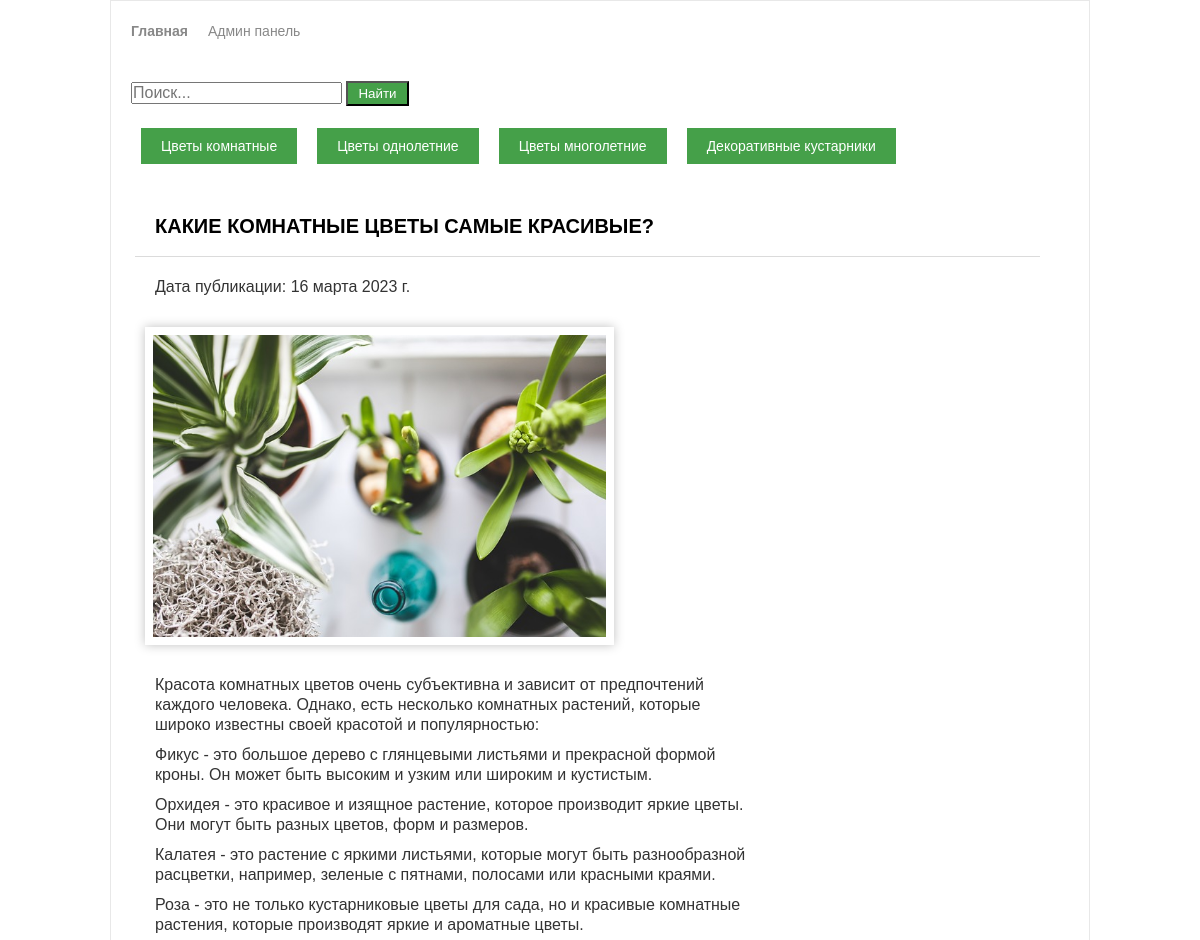
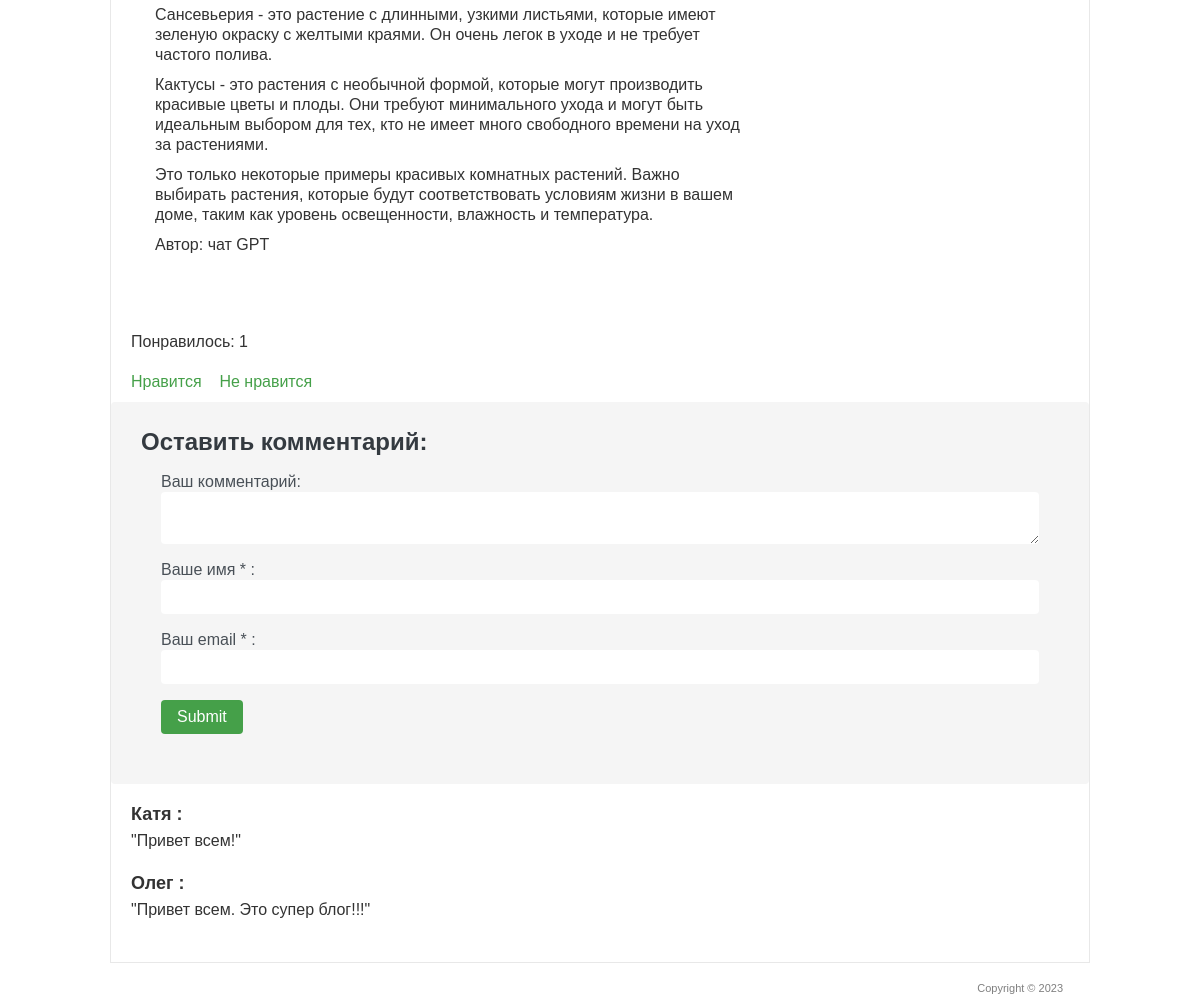
Screenshot of /3/ with the database file from the repository (2 pictures, top to bottom).
### blog/models.py (models this page shows, shortened)
class Post(models.Model):
    TOPIC_TYPES = [
        (1, 'Цветы комнатные'),
        (2, 'Цветы однолетние'),
        (3, 'Цветы многолетние'),
        (4, 'Декоративные кустарники'),
    ]
    title = models.CharField('Название статьи', max_length=150)
    text = models.TextField('Текст статьи')
    author = models.CharField('Автор', max_length=100)
    data = models.DateField('Дата публикации')
    img = models.ImageField('Изображение', upload_to='image/%Y')
    type = models.IntegerField(choices=TOPIC_TYPES)
    class Meta:
        verbose_name = 'Статья'
        verbose_name_plural = 'Статьи сайта'

class Comments(models.Model):
    email = models.EmailField()
    name = models.CharField('Имя', max_length=50)
    text_comment = models.TextField('Текст комментария', max_length=1500)
    post = models.ForeignKey(Post, verbose_name='Статья', on_delete=models.CASCADE)
    class Meta:
        ordering = ['-id']
        verbose_name = 'Комментарий'
        verbose_name_plural = 'Комментарии'

### blog/views.py (the view)
# urls.py: path('<int:art_id>/', PostSingle.as_view()),
class PostSingle(View):
    def get(self, request, art_id):
        post = Post.objects.get(id=art_id)
        return render(request, 'blog/single.html', {'post': post})

### templates/blog/single.html (shortened to what this page needs)
<!DOCTYPE>
{% load static %}
<html >
<head>
	<link rel="stylesheet" href="{% static 'css/style.css' %}" type="text/css" media="all" />
</head>
<body>
<div class="shell">
	<div class="border">
		<div id="navigation_adm">
			<ul>
			    <li><a href="/" class="active">Главная</a></li>
			    <li><a href="/admin">Админ панель</a></li>
			</ul>
		</div>
<form action="{% url 'search_results' %}" method="get">
  <input type="text" name="q" placeholder="Поиск..." value="{{ query }}">
  <button type="submit">Найти</button>
</form>
        <div id="navigation">
			<ul>
			    <li><a href="/filter/?type=1">Цветы комнатные</a></li>
			    <li><a href="/filter/?type=2">Цветы однолетние</a></li>
                <li><a href="/filter/?type=3">Цветы многолетние</a></li>
			    <li><a href="/filter/?type=4">Декоративные кустарники</a></li>
			</ul>
		</div>
		<div id="main">
			<div id="content" class="left">
				<div class="projects">
					<h1>{{ post.title }}</h1>
                    <p class="data">Дата публикации: {{ post.data }}</p>
                   <p>
                       <img src="{{ post.img.url }}" width="50%" alt="" />
                   </p>
					<div class="item">
						<div class="text left">
							<article>{{ post.text|safe }}</article>
							<p>Автор: {{ post.author }}</p>
						</div>
					</div>
				</div>
			</div>
		</div>
        <div class="like">
            <br>
            <p>Понравилось: {{ post.likes_set.all.count }}</p>
            <br>
            <a href="{% url 'add_like' post.id %}">Нравится</a>&nbsp; &nbsp;
            <a href="{% url 'del_like' post.id %}">Не нравится</a>
        </div>
        <div class="form_comments">
            <h3>Оставить комментарий:</h3>
            <div>
                <form action="{% url 'add_comments' post.id %}" method="post">
                    <div>
                        <label>Ваш комментарий:</label>
                        <textarea name="text_comment"></textarea>
                    </div>
                    <div>
                        <label>Ваше имя * :</label>
                        <input name="name" type="text">
                    </div>
                    <div>
                        <label>Ваш email * :</label>
                        <input name="email" type="email">
                    </div>
                    <div>
                        <input type="submit">
                    </div>
                </form>
            </div>
        </div>
        <div class="comments">
            {% for comment in post.comments_set.all %}
                <h4>{{ comment.name }} : </h4>
                <p>
                    "{{ comment.text_comment }}"
                </p>
                <br>
            {% endfor %}
        </div>
	</div>
	<div id="footer">
		<p class="copy right">Copyright &copy;  2023 </p>
	</div>
</div>
</body>
</html>

### static/css/style.css (style rules this page uses)
* { margin: 0; padding: 0; outline:0; }
body { font-size: 16px; line-height: 20px; font-family: Georgia, Arial, Helvetica, Sans-Serif; color: #333; background-image: url('../img/bg.jpg'); background-attachment: fixed; background-size: cover; background-repeat: no-repeat; background-position: center; }
.list, form { margin: 20px; }
a { color: #45a049; text-decoration: none; cursor:pointer; }
input, textarea, select { font-family: Arial, Helvetica, sans-serif; font-size:16px; }
textarea { overflow:auto; }
.left, .alignleft { float: left; display: inline; }
.right, .alignright { float: right; display: inline; }
.shell { width: 980px; margin: 0 auto; }
.border { border: 1px solid #e8e8e8; background: #fff; position: relative; }
#main { width: 932px; padding: 0px 24px 17px 24px; }
#main h3, h2, h1 { font-size: 20px; line-height: 20px; color: #000; text-transform: uppercase; border-bottom: 1px solid #dbdbdb; padding: 20px; }
#content { width: 905px; }
.projects { padding: 10px 0 0 0; }
.projects .item { margin: 20px; }
.projects .text { width: 600px; }
.projects .text p { padding: 0 0 10px; }
#footer { font-family: Arial, sans-serif; font-size: 11px; line-height: 14px; color: #7f7f7f; padding: 18px 27px 20px 38px; background: #ffffff; }
img { box-shadow: 0 0 10px rgba(0, 0, 0, 0.25); border: 4px solid #fff; padding: 4px; margin: 10px; }
#navigation_adm ul { list-style-type: none; margin: 0; padding: 20px; display: flex; }
#navigation_adm li { margin-right: 20px; }
#navigation_adm li:last-child { margin-right: 0; }
#navigation_adm a { color: #888; font-size: 14px; text-decoration: none; }
#navigation_adm a.active { font-weight: bold; }
#navigation ul { list-style-type: none; margin: 20px; padding: 10px; display: flex; }
#navigation li { margin-right: 20px; }
#navigation li:last-child { margin-right: 0; }
#navigation a { color: #888; font-size: 14px; text-decoration: none; }
#navigation a { margin-top: 20px; background-color: #45a049; color: white; border: none; padding: 10px 20px; cursor: pointer; transition: background-color 0.3s ease-in-out; }
.like { padding: 10px 20px; }
.comments { margin: 20px; }
.comments h4 { font-size: 18px; font-weight: bold; margin-bottom: 5px; }
.comments p { margin: 0; font-size: 16px; line-height: 1.5; }
.form_comments { background-color: #f5f5f5; border-radius: 4px; padding: 30px; }
.form_comments h3 { color: #343a40; font-size: 24px; margin-bottom: 16px; }
.form_comments label { color: #495057; font-size: 16px; }
.form_comments input[type="text"], .form_comments input[type="email"], .form_comments textarea { border: none; border-radius: 4px; color: #212529; font-size: 16px; margin-bottom: 16px; padding: 8px; width: 100%; }
.form_comments input[type="submit"] { background-color: #45a049; border: none; border-radius: 4px; color: #ffffff; cursor: pointer; font-size: 16px; padding: 8px 16px; }
p.data { padding: 20px; }
form button[type="submit"] { background-color: #45a049; color: white; padding: 3px 10px; }

### rows the page displays
Post: title "КАКИЕ КОМНАТНЫЕ ЦВЕТЫ САМЫЕ КРАСИВЫЕ?", data "16 марта 2023 г.", img (picture), text "Красота комнатных цветов очень субъективна и зависит от предпочтений каждого человека. Однако, есть несколько комнатных растений, которые широко известны своей красотой и популярностью: Фикус - это большое дерево с глянцевыми листьями и прекрасной формой кроны. Он может быть высоким и узким или широким и кустистым. Орхидея - это красивое и изящное растение, которое производит яркие цветы. Они могут быть разных цветов, форм и размеров. Калатея - это растение с яркими листьями, которые могут быть разнообразной расцветки, например, зеленые с пятнами, полосами или красными краями. Роза - это не только кустарниковые цветы для сада, но и красивые комнатные растения, которые производят яркие и…", author "чат GPT", likes_set.all.count "1"
Comments: name "Катя", text_comment "Привет всем!"
Comments: name "Олег", text_comment "Привет всем. Это супер блог!!!"
